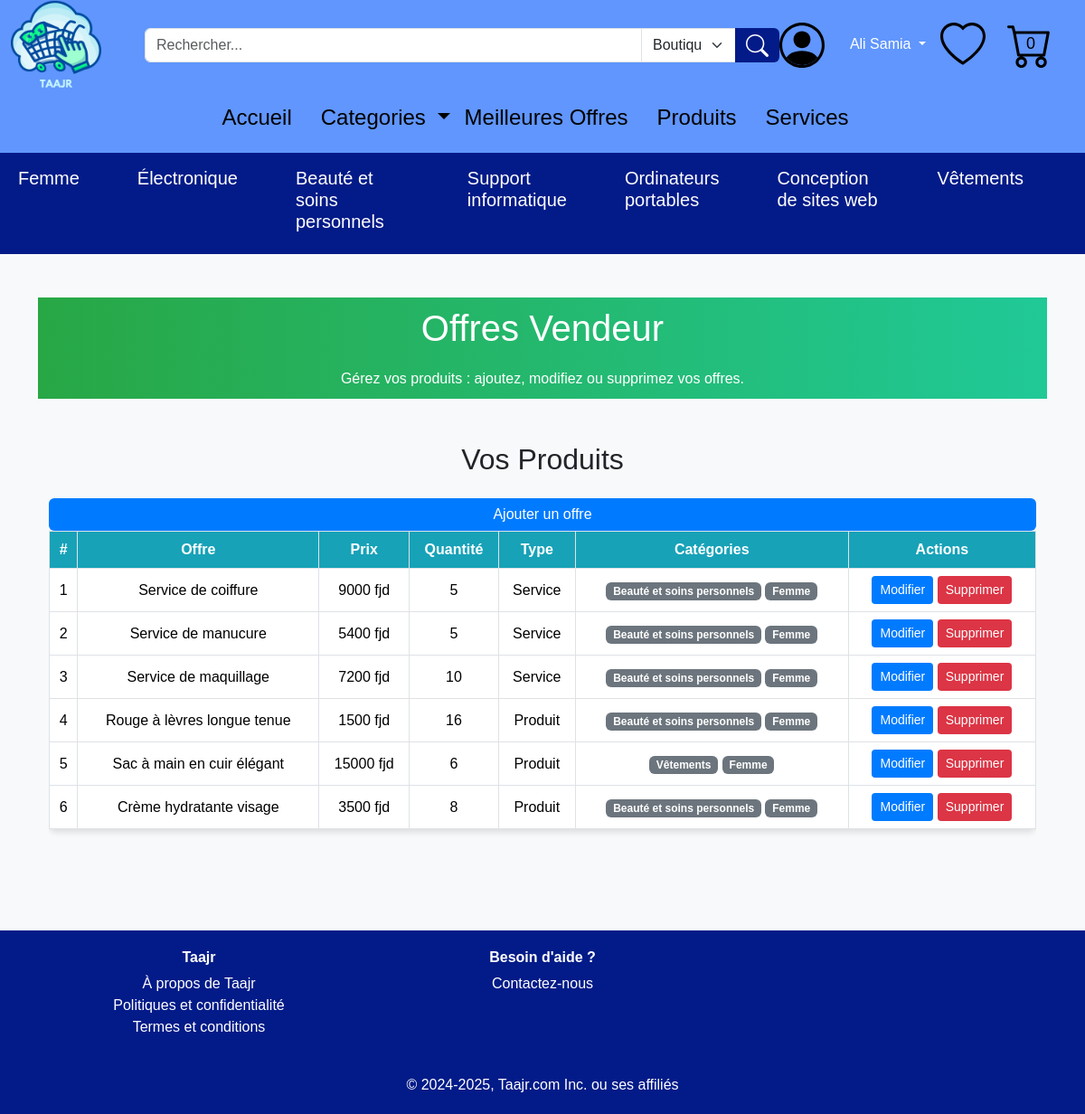
Page /offres_vendeurs (signed in) on the earlier database version.
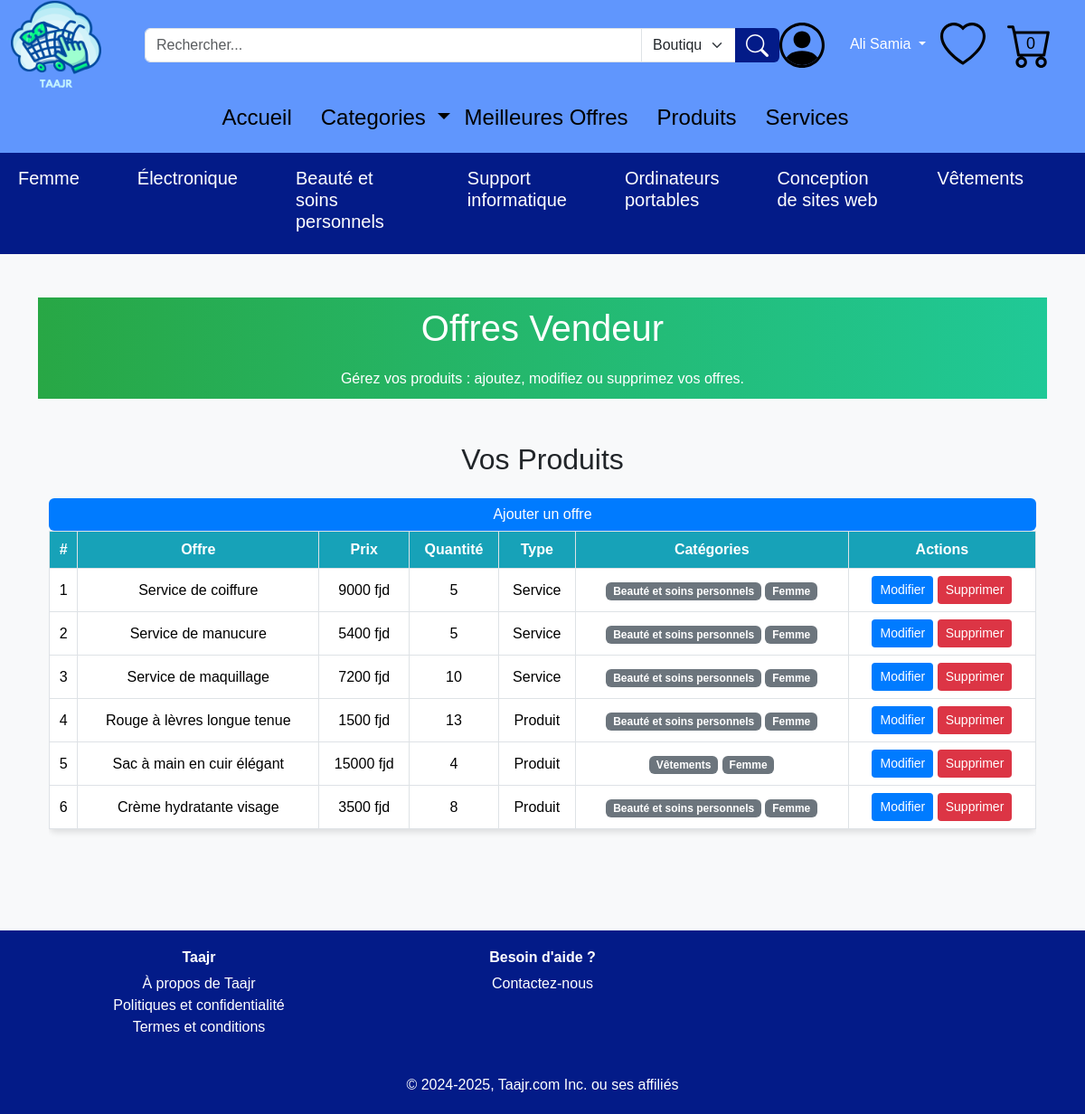
Same page on the later database version.
### tables this page shows
CREATE TABLE "offre" (
    ID_off INTEGER PRIMARY KEY AUTOINCREMENT,
    libelle_off CHAR(50),
    description_off CHAR(50),
    quantite_en_stock INTEGER,
    prix_off INTEGER,
    date_off DATE DEFAULT (date('now', 'localtime')),
    type_off CHAR(50),
    ID_uti INTEGER, image_off CHAR(50),
    FOREIGN KEY (ID_uti) REFERENCES "utilisateur"(ID_uti)
);

### app.py (the view)
@app.route('/offres_vendeurs')
def offres_vendeurs():
    if 'user_id' not in session:
        flash('Veuillez vous connecter pour accéder à cette page.', 'danger')
        return redirect(url_for('connexion'))
    user = db.execute("SELECT type_uti FROM utilisateur WHERE ID_uti = ?", session['user_id'])
    if not user or user[0]['type_uti'] != 'Vendeur':
        flash('Accès interdit.', 'danger')
        return redirect(url_for('index'))
    offres = db.execute("SELECT * FROM offre WHERE ID_uti = ?", session['user_id'])
    for offre in offres:
        categories = db.execute("""
            SELECT categorie.nom_cat
            FROM appartenir
            JOIN categorie ON appartenir.ID_cat = categorie.ID_cat
            WHERE appartenir.ID_off = ?
        """, offre['ID_off'])
        offre['categories'] = [cat['nom_cat'] for cat in categories]
    return render_template('offres_vendeurs.html', offres=offres)

### app.py (called while the page is built)
@app.context_processor
def inject_user_id():
    return dict(user_id=session.get('user_id'))

@app.context_processor
def inject_user_info():
    user_id = session.get('user_id')
    if user_id:
        user = db.execute("SELECT nom_uti, prenom_uti, email_uti, telephone, date_naissance, genre, type_uti FROM utilisateur WHERE ID_uti = ?", user_id)
        if user:
            return dict(user_name=f"{user[0]['prenom_uti']} {user[0]['nom_uti']}")
    return dict(user_name=None)

@app.context_processor
def inject_categories():
    categories = db.execute("SELECT ID_cat, nom_cat FROM categorie")
    return dict(categories=categories)

@app.context_processor
def inject_favoris_ids():
    user_id = session.get('user_id')
    if user_id:
        favoris = db.execute("SELECT ID_off FROM likes WHERE ID_uti = ?", user_id)
        favoris_ids = [item['ID_off'] for item in favoris]
        return dict(favoris_ids=favoris_ids)
    return dict(favoris_ids=[])

### templates/offres_vendeurs.html (shortened to what this page needs)
{% extends "layout.html" %}
{% block content %}
  <header>
    <div class="container">
      <h1>Offres Vendeur</h1>
      <p>Gérez vos produits : ajoutez, modifiez ou supprimez vos offres.</p>
    </div>
  </header>
  <section class="py-5">
    <div class="container">
      <h2 class="text-center mb-4">Vos Produits</h2>
      <div class="table-responsive">
        <table class="table table-bordered align-middle text-center" id="productTable">
          <button type="button" class="btn btn-primary w-100" data-bs-toggle="modal" data-bs-target="#addOfferModal">
            Ajouter un offre
          </button>
          <thead>
            <tr>
              <th>#</th>
              <th>Offre</th>
              <th>Prix</th>
              <th>Quantité</th>
              <th>Type</th>
              <th>Catégories</th>
              <th>Actions</th>
            </tr>
          </thead>
          <tbody id="product-list">
            {% for offre in offres %}
            <tr data-id="{{ offre.ID_off }}">
              <td>{{ loop.index }}</td>
              <td>{{ offre.libelle_off }}</td>
              <td>{{ offre.prix_off }} fjd</td>
              <td>{{ offre.quantite_en_stock }}</td>
              <td>{{ offre.type_off }}</td>
              <td>
                {% for category in offre.categories %}
                  <span class="badge bg-secondary">{{ category }}</span>
                {% endfor %}
              </td>
              <td>
                <button class="btn btn-modifier btn-sm" onclick="openEditForm('{{ offre.ID_off }}', '{{ offre.libelle_off }}', '{{ offre.prix_off }}', '{{ offre.quantite_en_stock }}', '{{ offre.type_off }}', '{{ offre.categories|join(',') }}')">Modifier</button>
                <form action="{{ url_for('supprimer_offre', offre_id=offre.ID_off) }}" method="POST" style="display:inline;">
                  <button type="submit" class="btn btn-supprimer btn-sm" onclick="return confirm('Voulez-vous vraiment supprimer ce produit ?');">Supprimer</button>
                </form>
              </td>
            </tr>
            {% endfor %}
          </tbody>
        </table>
      </div>
    </div>
  </section>
{% endblock %}

Differences in the rows shown:
changed offre "Rouge à lèvres longue tenue": quantite_en_stock "16" → "13"
changed offre "Sac à main en cuir élégant": quantite_en_stock "6" → "4"
